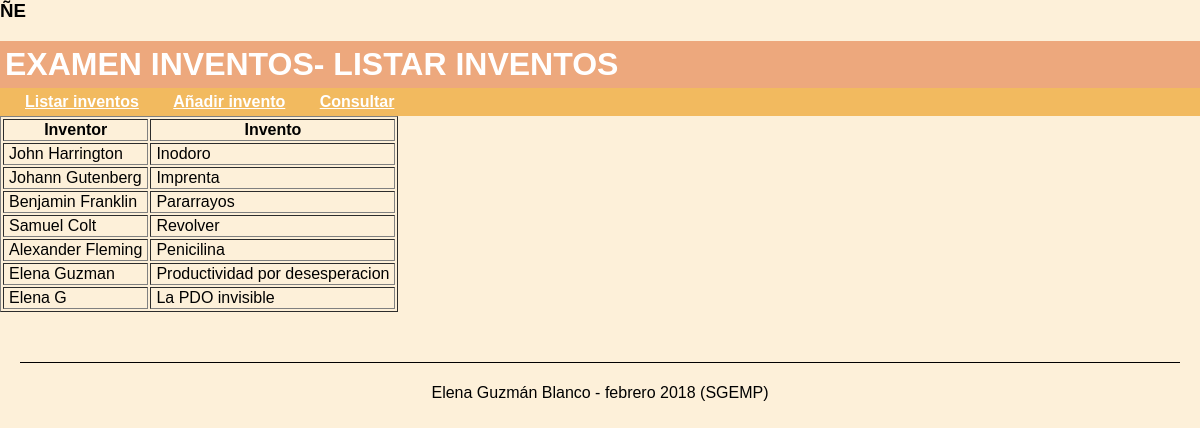
Page /examenInventos/proyecto/listar.php on the committed database.
### tables this page shows
CREATE TABLE `creadoresycosis` (
  `id` int(11) NOT NULL,
  `inventor` varchar(100) NOT NULL,
  `invento` varchar(100) NOT NULL
);

### examenInventos/proyecto/listar.php (called while the page is built)
<?php
    include_once "app.php";
    $app = new App();
    $app->cabecera("Listar inventos");
    $app->listarInventos();
    $app->pie();
?>

### examenInventos/proyecto/dao.php (called while the page is built, shortened)
<?php
class DAO {
    protected $conn;
    function __construct() {
        try {
            $this->conn = new PDO('mysql:dbname=inventos;host=localhost', 'www-data', 'www-data');
        }
        catch (PDOException $e) {
            echo "<h3>".$e->getMessage()."</h3>";
        }
    }
    function getInventos() {
        $sql = "select * from creadoresycosis";
        try {
            $resultado = $this->conn->query($sql);
            return $resultado->fetchAll();
        }
        catch (Exception $e) {
            echo "<p> ¡Error! " .$e->getMessage(). "</p>";
        }
    }
}
?>

### examenInventos/proyecto/app.php (the view, shortened to what this page needs)
<?php
include_once "dao.php";
class App {
    private $dao;
    function __construct() {
        $this->dao = new DAO();
        echo "<h3>ÑE</h3>";
    }
    function cabecera($texto)
    {
        print "<?xml version=\"1.0\" encoding=\"iso-8859-1\"?".">
        <!DOCTYPE html PUBLIC \"-//W3C//DTD XHTML 1.0 Strict//EN\"
        \"http://www.w3.org/TR/xhtml1/DTD/xhtml1-strict.dtd\">
        <html xmlns=\"http://www.w3.org/1999/xhtml\">
        <head>
        <meta http-equiv=\"Content-Type\" content=\"text/html; charset=iso-8859-1\" />
        <title> Examen Inventos - $texto</title>
        <link href=\"estilo.css\" rel=\"stylesheet\" type=\"text/css\" />
        </head>\n\n<body>
        <h1>Examen Inventos- $texto</h1>
        <div id=\"menu\">
            <ul>
                <a href=\"listar.php\"><li>Listar inventos</li></a>
                <a href=\"anadir.php\"><li>Añadir invento</li></a>
                <a href=\"consultar.php\"><li>Consultar</li></a>
            </ul>
        </div>\n";
    }
    function pie()
    {
        print "</div>
            <div id=\"pie\">
            </div>
            </body>
            <p class=\"licencia\">Elena Guzmán Blanco - febrero 2018 (SGEMP)</p>
            </html>";
    }
    function listarInventos() {
        $inventos = $this->dao->getInventos();
        if (count($inventos) > 0) {
            echo "<table border=\"1\"> <thead> <tr>
             <th> Inventor </th> <th> Invento </th> </tr> </thead>";
            foreach ($inventos as $item) {
                echo "<tr> <td> " .$item['inventor']. "</td>";
                echo "<td>" .$item['invento']. "</td> </tr>";
            }
            echo "</table>";
        }
        else {
            echo "<p class=\"aviso\">Sin inventos que mostrar, NECESITAMOS MÁS CENCIA E INVENTORSL</p>";
        }
    }
}
?>

### examenInventos/proyecto/estilo.css (style rules this page uses)
html, body { background-color: #FDF0D9; color: black; font-family: sans-serif; margin: 0px; padding: 0px; }
h1 { background-color: #EDA87D; color: white; text-transform: uppercase; margin: 0px; padding: 5px; }
div#menu { background-color: #F2BA5F; color: white; margin: 0px; }
div#menu ul { list-style-type: none; margin: 0px 5px; padding: 5px; }
div#menu li { display: inline; padding: 0px 15px; }
div#menu a { background-color: #F2BA5F; color: white; font-weight: bold; }
td, th { padding-left: 5px; padding-right: 5px; }
div#pie { border-top: black solid 1px; clear: both; margin: 50px 20px 0px; padding: 5px 0px 0px; }
p.licencia { text-align: center; }

### rows in the picture
creadoresycosis: inventor "John Harrington", invento "Inodoro"
creadoresycosis: inventor "Johann Gutenberg", invento "Imprenta"
creadoresycosis: inventor "Benjamin Franklin", invento "Pararrayos"
creadoresycosis: inventor "Samuel Colt", invento "Revolver"
creadoresycosis: inventor "Alexander Fleming", invento "Penicilina"
creadoresycosis: inventor "Elena Guzman", invento "Productividad por desesperacion"
creadoresycosis: inventor "Elena G", invento "La PDO invisible"

### other values in the picture
$texto "LISTAR INVENTOS"
